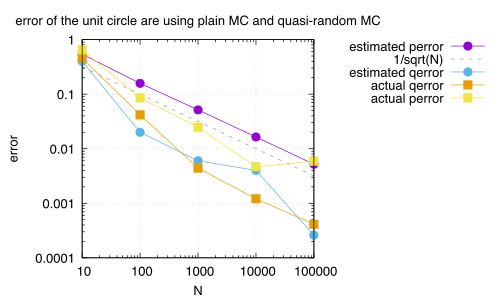

Here is the gnuplot script that generated this plot:
set terminal pdfcairo enhanced font "Helvetica,14"
set output "circle.pdf"

set title "error of the unit circle are using plain MC and quasi-random MC"
set xlabel "N"
set ylabel "error"
set grid
set key outside
set logscale x 10
set logscale y 10

plot \
    'circle.dat' using 1:3 with linespoints pt 7 title "estimated perror", \
    'circle.dat' using 1:8 with lines lc rgb "#99000000" dashtype 2 title "1/sqrt(N)", \
    'circle.dat' using 1:6 with linespoints pt 7 title "estimated qerror", \
    'circle.dat' using 1:7 with linespoints pt 5 title "actual qerror", \
    'circle.dat' using 1:4 with linespoints pt 5 title "actual perror"
